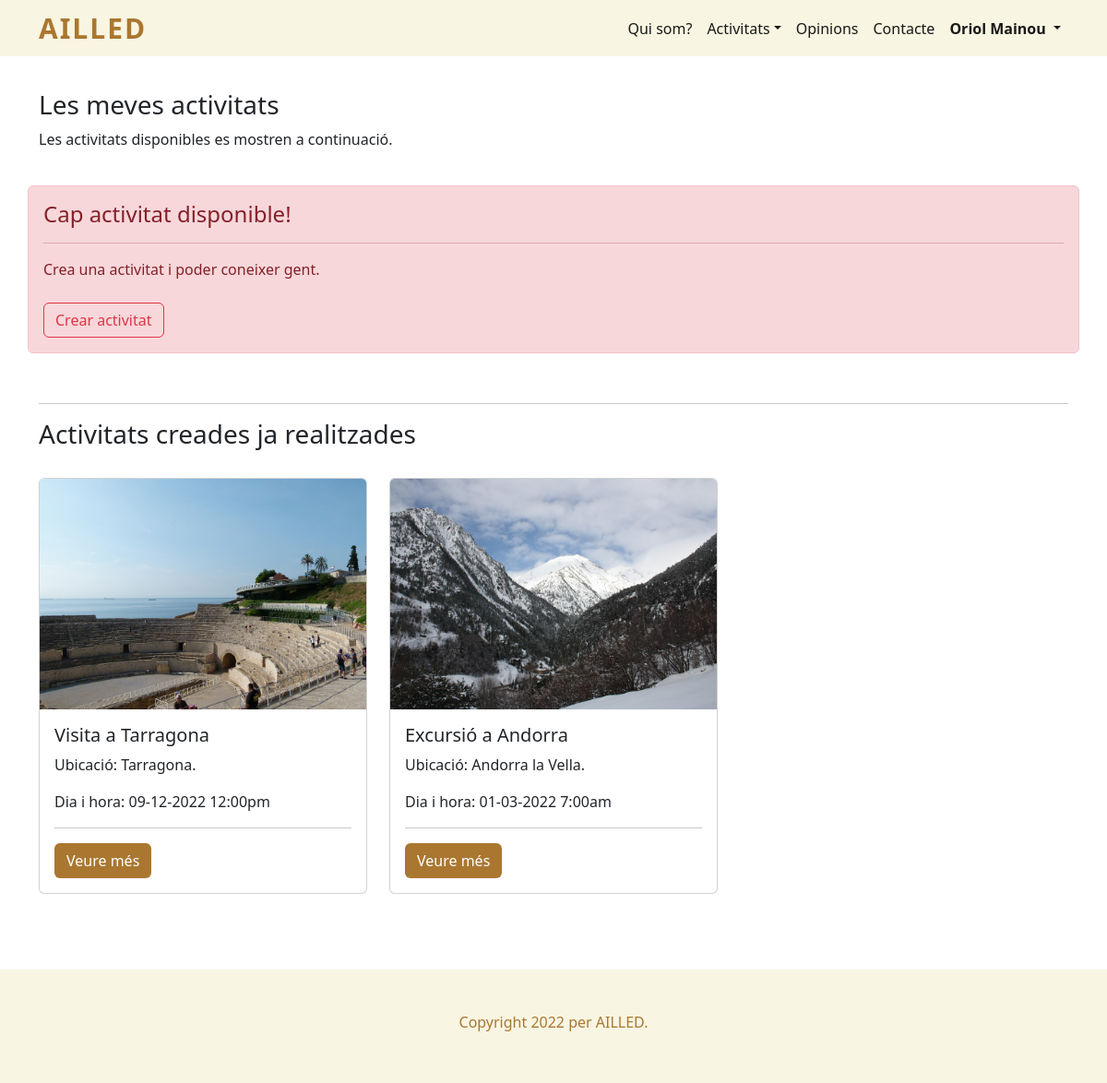
The page /meves_activitats.php (signed in) on the database its author committed.
### tables this page shows
CREATE TABLE `usuari` (
  `id` int(11) NOT NULL,
  `nom` varchar(50) NOT NULL,
  `telefon` int(11) NOT NULL,
  `email` varchar(50) NOT NULL,
  `contrasenya` text NOT NULL,
  `imatge` varchar(50) NOT NULL,
  `es_admin` int(11) NOT NULL
);

CREATE TABLE `activitat` (
  `id` int(11) NOT NULL,
  `nom` varchar(50) NOT NULL,
  `id_usuari` int(11) NOT NULL,
  `ubicacio` varchar(50) NOT NULL,
  `descripcio` varchar(300) NOT NULL,
  `participants` int(11) NOT NULL,
  `participants_disponibles` int(11) NOT NULL,
  `dia` date NOT NULL,
  `hora` time NOT NULL,
  `preu` int(11) NOT NULL,
  `imatge` varchar(50) NOT NULL,
  `transport` int(11) NOT NULL,
  `lloc_sortida_transport` varchar(50) NOT NULL,
  `id_vehicle_transport` int(11) NOT NULL,
  `voluntaris` int(11) NOT NULL,
  `voluntaris_disponibles` int(11) NOT NULL,
  `esta_acceptada` int(11) NOT NULL
);

### meves_activitats.php (the view, shortened to what this page needs)
<!doctype html>
<html lang="es">
<head>
  <?php
    include "codi_repetit/head.php";
  ?>
</head>
<body>
  <header>
    <?php
      include "codi_repetit/menu_navegacio.php";
      menu_navegacio();
    ?>
  </header>
  <main>
    <section id="meves_activitats">
      <div class="container">
        <?php
        if (isset($_SESSION["id_usuari_sessio"])) {
          ?>
          <h3>Les meves activitats</h3>
          <p>Les activitats disponibles es mostren a continuació.</p>
          <div class="row" id="caselles_activitats">
            <?php
            $dia_ara = date("Y-m-d");
            $sql = "SELECT * FROM activitat WHERE dia >= '$dia_ara' AND id_usuari =" . $_SESSION['id_usuari_sessio'] . " ORDER BY dia ASC";
            $result = $connexio->query($sql);
            if ($result->num_rows > 0) {
              while($row = $result->fetch_assoc()) {
                ?>
                <div class="col-lg-4 mb-4">
                  <div class="card">
                    <?php
                    echo "<img src='imatges/activitats/". $row["imatge"] ."' alt='". $row["id"] ."' class='card-img-top' height='250'>";
                    ?>
                    <div class="card-body">
                      <h5 class="card-title">
                        <?php
                        echo $row["nom"];
                        ?>
                      </h5>
                      <p class="card-text">
                        Ubicació:
                        <?php
                        echo $row["ubicacio"] . ".";
                        ?>
                      </p>
                      <p class="card-text">
                        Places disponibles:
                        <?php
                        echo $row["participants_disponibles"] . ".";
                        ?>
                      </p>
                      <p class="card-text">
                        Dia i hora:
                        <?php
                        $data_convertida = date("d-m-Y", strtotime($row["dia"]));
                        $hora_convertida = date("g:ia", strtotime($row["hora"]));
                        echo $data_convertida . " " . $hora_convertida;
                        ?>
                      </p>
                      <hr>
                      <div class="veuremes">
                        <a href="detall_activitat.php?id=<?php echo $row["id"]?>" class="boto_marro btn">Veure més</a>
                      </div>
                    </div>
                  </div>
                </div>
                <?php
              }
            } else {
              ?>
              <div class="alert alert-danger" role="alert">
                <h4 class="alert-heading">Cap activitat disponible!</h4>
                <hr>
                <p class="mb-0">Crea una activitat i poder coneixer gent.</p> <br>
                <a href="crear_activitat.php" class="btn btn-outline-danger">Crear activitat</a>
              </div>
              <?php
            }
            ?>
          </div>
          <hr>
          <h3>Activitats creades ja realitzades</h3>
          <div class="row" id="caselles_activitats">
            <?php
            $dia_ara = date("Y-m-d");
            $sql = "SELECT * FROM activitat WHERE dia < '$dia_ara' AND id_usuari =" . $_SESSION['id_usuari_sessio'] . " ORDER BY dia DESC";
            $result = $connexio->query($sql);
            if ($result->num_rows > 0) {
              while($row = $result->fetch_assoc()) {
                ?>
                <div class="col-lg-4 mb-4">
                  <div class="card">
                    <?php
                    echo "<img src='imatges/activitats/". $row["imatge"] ."' alt='". $row["id"] ."' class='card-img-top' height='250'>";
                    ?>
                    <div class="card-body">
                      <h5 class="card-title">
                        <?php
                        echo $row["nom"];
                        ?>
                      </h5>
                      <p class="card-text">
                        Ubicació:
                        <?php
                        echo $row["ubicacio"] . ".";
                        ?>
                      </p>
                      <p class="card-text">
                        Dia i hora:
                        <?php
                        $data_convertida = date("d-m-Y", strtotime($row["dia"]));
                        $hora_convertida = date("g:ia", strtotime($row["hora"]));
                        echo $data_convertida . " " . $hora_convertida;
                        ?>
                      </p>
                      <hr>
                      <div class="veuremes">
                        <a href="detall_activitat.php?id=<?php echo $row["id"]?>" class="boto_marro btn">Veure més</a>
                      </div>
                    </div>
                  </div>
                </div>
                <?php
              }
            } else {
              ?>
              <div class="alert alert-danger" role="alert">
                <h4 class="alert-heading">Cap activitat creada fins a l'actualitat.</h4>
              </div>
              <?php
            }
            ?>
          </div>
          <?php
        } else {
          no_ha_iniciat_sessio();
        }
        ?>
      </div>
    </section>
  </main>
  <footer>
    <?php
      include "codi_repetit/peu_pagina.php";
    ?>
  </footer>
</body>
</html>

### codi_repetit/menu_navegacio.php (shortened to what this page needs)
<?php
  function menu_navegacio() {
    ?>
    <nav class="navbar navbar-expand-lg">
      <div class="container">
        <a id="ailled" href="index.php">Ailled</a>
        <div class="collapse navbar-collapse" id="nav_menu_navegacio">
          <ul class="navbar-nav ms-md-auto" id="menu_principal">
            <li class="nav-item">
              <a class="nav-link active" href="quisom.php">Qui som?</a>
            </li>
            <li class="nav-item dropdown">
              <a class="nav-link active dropdown-toggle" href="" role="button" data-bs-toggle="dropdown">Activitats</a>
            </li>
            <li class="nav-item">
              <a class="nav-link active" href="articles_opinions.php">Opinions</a>
            </li>
            <li class="nav-item">
              <a class="nav-link active" href="contacte.php">Contacte</a>
            </li>
            <?php
            if (!isset($_SESSION['id_usuari_sessio'])) {
              ?>
              <li class="nav-item">
                <a class="nav-link active" href="iniciar_sessio_usuari.php">Iniciar sessió</a>
              </li>
              <li class="nav-item">
                <a class="nav-link active" href="registrar_usuari.php">Registrar-me</a>
              </li>
              <?php
            } else {
              ?>
              <li class="nav-item dropdown">
                <a style="font-weight: bold;" class="nav-link active dropdown-toggle" id="navbarDropdown" role="button" data-bs-toggle="dropdown" aria-expanded="false">
                  <?php
                  $connexio = new mysqli("localhost", "root", "", "bbdd_ailled");
                  $connexio->set_charset("utf8");
                  $sql = "SELECT * FROM usuari WHERE id = " . $_SESSION['id_usuari_sessio'] ;
                  $result = $connexio->query($sql);
                  if ($result->num_rows > 0) {
                    while ($row = $result->fetch_assoc()) {
                      echo $row["nom"];
                    }
                  }
                  ?>
                </a>
              </li>
              <?php
            }
            ?>
          </ul>
        </div>
      </div>
    </nav>
    <?php
  }
?>

### estils/css.css (style rules this page uses)
header nav, #formularis { background-color: #F8F5E2; }
header nav a#ailled { font-size: 30px; text-decoration: none; text-transform: uppercase; font-weight: bold; letter-spacing: 2px; }
#ailled { color: #AA7730; }
main section { padding: 3% 0; }
a.boto_marro, input.boto_marro { background-color: #AA7730; color: white; }
main section div#caselles_activitats { padding: 2% 0; }
footer { background-color: #F8F5E2; padding: 4% 0; }

### rows shown on the page
usuari: nom "Oriol Mainou"
activitat: imatge (picture), nom "Visita a Tarragona", ubicacio "Tarragona", dia "09-12-2022", hora "12:00pm"
activitat: imatge (picture), nom "Excursió a Andorra", ubicacio "Andorra la Vella", dia "01-03-2022", hora "7:00am"
